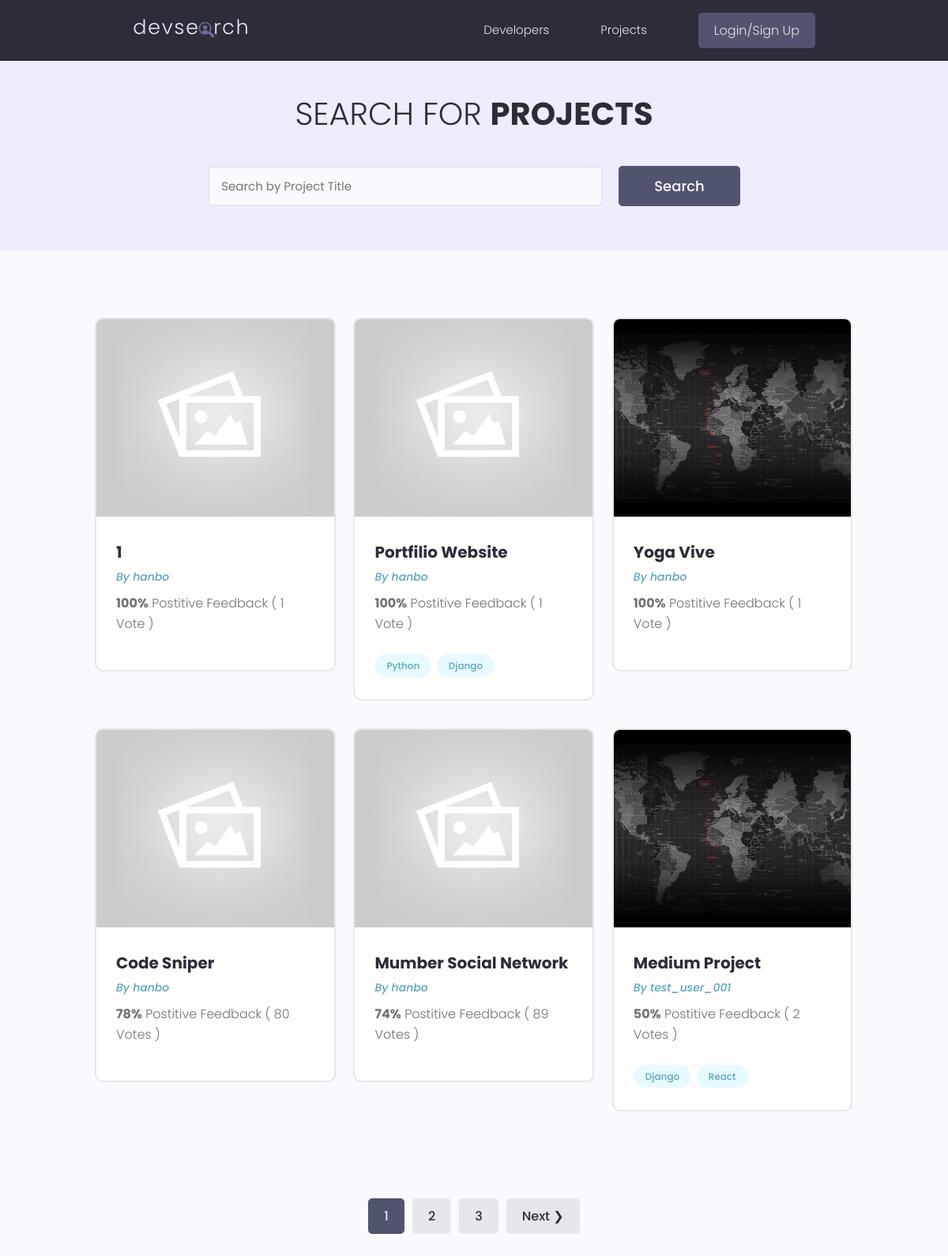
/projects/, run on the app's committed database.
### projects/models.py (models this page shows, shortened)
class Project(models.Model):
    owner = models.ForeignKey(Profile, null=True, blank=True, on_delete=models.CASCADE)
    title = models.CharField(max_length=200)
    description = models.TextField(null=True, blank=True)
    tags = models.ManyToManyField('Tag', blank=True)
    vote_total = models.IntegerField(default=0, null=True)
    vote_ratio = models.IntegerField(default=0, null=True)
    featured_image = models.ImageField(null=True, blank=True, default='default.jpg')
    demo_link = models.CharField(max_length=2000, null=True, blank=True)
    source_link = models.CharField(max_length=2000, null=True, blank=True)
    created = models.DateTimeField(auto_now_add=True)
    id = models.UUIDField(default=uuid.uuid4, unique=True,
                          primary_key=True, editable=True)
    class Meta:
        ordering = ['-vote_ratio', '-vote_total', 'title']

class Tag(models.Model):
    name = models.CharField(max_length=200)
    created = models.DateTimeField(auto_now_add=True),
    id = models.UUIDField(default=uuid.uuid4, unique=True, primary_key=True, editable=True)
    def __str__(self):
        return self.name

### users/models.py (models this page shows)
class Profile(models.Model):
    id = models.UUIDField(primary_key=True, editable=False,
                          unique=True, default=uuid.uuid4)
    user = models.OneToOneField(User, on_delete=models.CASCADE, null=True, blank=True)
    username = models.CharField(max_length=200, null=True, blank=True)
    name = models.CharField(max_length=200, blank=True, null=True)
    email = models.CharField(max_length=500, null=True, blank=True)
    location = models.CharField(max_length=500, null=True, blank=True)
    short_intro = models.CharField(max_length=200, null=True, blank=True)
    bio = models.TextField(null=True, blank=True)
    profile_image = models.ImageField(null=True, blank=True,
                                      default='profiles/user-default.png', upload_to='profiles/')
    social_github = models.CharField(max_length=200, null=True, blank=True)
    social_twitter = models.CharField(max_length=200, null=True, blank=True)
    social_linkedin = models.CharField(max_length=200, null=True, blank=True)
    social_youtube = models.CharField(max_length=200, null=True, blank=True)
    social_website = models.CharField(max_length=200, null=True, blank=True)
    created = models.DateTimeField(auto_now_add=True)
    def __str__(self):
        return str(self.user.username)
    class Meta:
        ordering = ['created']

### projects/views.py (the view)
# urls.py: path('projects/', views.getProjects),
def projects(request):
    search_query, projects = searchProjects(request)
    page_range, projects = paginateProjects(request, projects, pageSize=6)
    context = {'projects': projects, 'search_query': search_query, 'page_range': page_range}
    return render(request, 'projects/projects.html', context)

### projects/utils.py (called while the page is built)
def getPageRange(pageNo, num_pages):
    startIndex = int(pageNo) - 4
    if startIndex < 1:
        startIndex = 1
    endIndex = int(pageNo) + 5
    if endIndex > num_pages:
        endIndex = num_pages
    return range(startIndex, endIndex + 1)

def paginateProjects(request, projects, pageSize):
    pageNo = request.GET.get('pageNo')
    paginator = Paginator(projects, pageSize)
    try:
        projects = paginator.page(pageNo)
    except PageNotAnInteger:
        pageNo = 1
    except EmptyPage:
        pageNo = paginator.num_pages
    projects = paginator.page(pageNo)
    page_range = getPageRange(pageNo, paginator.num_pages)
    return page_range, projects

def searchProjects(request):
    search_params = ""
    if request.GET.get('search_query'):
        search_params = request.GET.get('search_query')
    tags = Tag.objects.filter(name__icontains=search_params)
    projects = Project.objects.distinct().filter(
        Q(title__icontains=search_params) |
        Q(description__icontains=search_params) |
        Q(owner__name__icontains=search_params) |
        Q(tags__in=tags)
    )
    return search_params, projects

### projects/templates/projects/projects.html (shortened to what this page needs)
{% extends 'main.html' %}
{% block content %}
<main class="projects">
    <section class="hero-section text-center">
      <div class="container container--narrow">
        <div class="hero-section__box">
          <h2>Search for <span>Projects</span></h2>
        </div>
            <div class="hero-section__search">
            <form id="searchForm" class="form" action="{% url 'projects' %}" method="get">
                <div class="form__field">
                <input class="input input--text" id="formInput#search" type="text" name="search_query"
                    value="{{search_query}}" placeholder="Search by Project Title" />
                </div>
                <input class="btn btn--sub btn--lg" type="submit" value="Search" />
            </form>
            </div>
      </div>
    </section>
    <section class="projectsList">
      <div class="container">
        <div class="grid grid--three">
            {% for project in projects %}
                <div class="column">
                    <div class="card project">
                    <a href="{% url 'project' project.id %}" class="project">
                        <img class="project__thumbnail" src="{{ project.featured_image.url }}" alt="project thumbnail" />
                        <div class="card__body">
                        <h3 class="project__title">{{project.title}}</h3>
                        <p><a class="project__author" href="{% url 'user-profile' project.owner.id %}">By {{project.owner}}</a></p>
                        <p class="project--rating">
                            <span style="font-weight: bold;">{{project.vote_ratio}}%</span>
                            Postitive Feedback
                            ( {{project.vote_total}} Vote{{project.vote_total|pluralize:"s"}}  )
                        </p>
                        <div class="project__tags">
                            {% for tag in project.tags.all %}
                                <span class="tag tag--pill tag--main">
                                <small>{{tag}}</small>
                                </span>
                            {% endfor %}
                        </div>
                        </div>
                    </a>
                    </div>
                </div>
            {% endfor %}
        </div>
      </div>
    </section>
    {% include 'pagination.html' with queryset=projects page_range=page_range %}
  </main>
{% endblock content %}

### templates/main.html (shortened to what this page needs)
<!DOCTYPE html>
{% load static %}
<html>
<head>
  <link rel="stylesheet" href="https://cdn.iconmonstr.com/1.3.0/css/iconmonstr-iconic-font.min.css" />
  <link rel="stylesheet" href="{% static 'uikit/styles/uikit.css' %}" />
  <link rel="stylesheet" href="{% static 'styles/app.css' %}" />
</head>
<body>
    {% include 'navbar.html' %}
    {% block content %}
    {% endblock content %}
</body>
</html>

### templates/navbar.html (shortened to what this page needs)
{% load static %}
<header class="header">
<div class="container container--narrow">
    <a href="{% url 'profiles' %}" class="header__logo">
    <img src="{% static 'images/logo.svg' %}" alt="DevSearch Logo" />
    </a>
    <nav class="header__nav">
    <ul class="header__menu">
        <li class="header__menuItem"><a href="{% url 'profiles' %}">Developers</a></li>
        <li class="header__menuItem"><a href="{% url 'projects' %}">Projects</a></li>
        {% if request.user.is_authenticated %}
            <li class="header__menuItem"><a href="{% url 'inbox' %}">Inbox</a></li>
            <li class="header__menuItem"><a href="{% url 'account' %}" class="btn btn--sub">Account</a></li>
            <li class="header__menuItem"><a href="{% url 'logout' %}" class="btn btn--sub">Logout</a></li>
        {% else %}
            <li class="header__menuItem"><a href="{% url 'login' %}" class="btn btn--sub">Login/Sign Up</a></li>
        {% endif %}
    </ul>
    </nav>
</div>
</header>

### templates/pagination.html (shortened to what this page needs)
{% if queryset.has_other_pages %}
    <div class="pagination">
      <ul class="container">
        {% for page in page_range %}
          {% if page == queryset.number %}
            <li><a href="?pageNo={{page}}" class="btn page-link btn--sub" data-page2="{{page}}">{{page}}</a></li>
          {% else %}
            <li><a href="?pageNo={{page}}" class="btn page-link" data-page2="{{page}}">{{page}}</a></li>
          {% endif %}
        {% endfor %}
        {% if queryset.has_next %}
          <li><a href="?pageNo={{queryset.next_page_number}}" class="btn page-link"
                  data-page2="{{queryset.next_page_number}}">Next &#10095;</a></li>
        {% endif %}
      </ul>
    </div>
{% endif %}

### static/styles/app.css (style rules this page uses)
:root { --color-sub: #2d2d39; }
.btn--sub { background-color: var(--color-sub-light); }
.card { border: 2px solid var(--color-light); }
img { width: 100%; }
.header { position: sticky; z-index: 111; background-color: var(--color-sub); padding: 1.5rem 0; }
.header > .container { display: flex; justify-content: space-between; align-items: center; }
.header__logo > img { height: 3.8rem; }
.header__nav > ul { display: inline-flex; align-items: center; list-style: none; gap: 6.5rem; }
.header__menuItem > a { color: var(--color-light); font-weight: 300; }
.hero-section { height: 40vh; display: flex; align-items: center; background-color: var(--color-sub); }
.hero-section__box { margin-bottom: 4rem; }
.hero-section__box > h2, .hero-section__box > h2 > span { font-size: 4rem; color: var(--color-light); line-height: 1.3; text-transform: uppercase; }
.hero-section__box > h2 { font-weight: 300; }
.hero-section__box > h2 > span { font-weight: 700; }
.hero-section__search > .form { display: flex; align-items: center; justify-content: center; gap: 2rem; }
.hero-section__search > .form input.input--text { width: 50rem; }
.pagination { margin-top: 8rem; margin-bottom: 10rem; }
.pagination > ul { flex-wrap: wrap; list-style: none; display: flex; align-items: center; justify-content: center; gap: 1rem; }
.pagination .btn { color: var(--color-sub); }
.pagination .btn.btn--sub { color: var(--color-light); }
.project__author { font-size: 1.4rem; font-style: italic; }
.project--rating { margin-bottom: 1.6em; margin-top: .5em; }
.projects > .hero-section { background: var(--color-sub-lighter); height: 30vh; }
.projects .hero-section__box { margin-bottom: 2.5rem; }
.projects .hero-section__box > h2 { color: var(--color-sub); }
.projects .hero-section__box > h2 > span { font-weight: 700; color: var(--color-sub); }
.projectsList { margin-top: 8rem; }
.project__thumbnail { height: 25rem; object-fit: cover; object-position: top center; }
.project__title { font-size: 2rem; font-weight: 700; color: var(--color-sub); }

### static/uikit/styles/modules/_variables.css (style rules this page uses)
:root { --color-main: #5aa5b9; --color-main-light: #e6faff; --color-sub: #3f4156; --color-sub-light: #51546e; --color-sub-lighter: #ededfd; --color-text: #737373; --color-gray: #8b8b8b; --color-light: #e5e7eb; --color-light-gray: #767676; --color-bg: #f8fafd; --color-white: #fffefd; --color-white-light: #f3f3f3; --color-success: #359e64; --color-success-bg: #def8e8; --color-error: #fc4b0b; --color-error-bg: #fff2ee; --font-base: 'Poppins', arial, helvetica, 'Segoe UI', roboto, ubuntu, sans-serif; --font-monospace: 'Fira Code', 'Courier New', courier, monospace; --font-regular: 300; --font-medium: 500; --font-bold: 700; --generic-shadow: 1px 1px 5px #00000010; --generic-transition: all 0.3s ease-in-out; }

### static/uikit/styles/modules/_base.css (style rules this page uses)
* { margin: 0; padding: 0; box-sizing: border-box; text-rendering: optimizeLegibility; color: inherit; font-size: inherit; }
html { font-size: 50%; }
@media only screen and (min-width: 480px) { html { font-size: 56.25%; } }
@media only screen and (min-width: 1200px) { html { font-size: 62.5%; } }
body { line-height: 1.6; font-weight: 400; font-size: 1.5rem; color: var(--color-text); background-color: var(--color-bg); min-height: 100vh; }

### static/uikit/styles/modules/_typography.css (style rules this page uses)
* { font-family: var(--font-base); }
h2 { font-size: 3.6rem; font-weight: var(--font-bold); }
h3 { font-size: 3.2rem; font-weight: var(--font-medium); }
p, span, strong { font-size: 1.6rem; color: var(--color-text); font-weight: var(--font-regular); }
a { padding-bottom: 2px; text-decoration: none; display: inline-block; color: var(--color-main); font-weight: var(--font-medium); }

### static/uikit/styles/modules/_utilities.css (style rules this page uses)
.container { width: 92%; max-width: 165rem; margin: 0 auto; box-sizing: border-box; }
.container--narrow { width: 92%; max-width: 120rem; }
@media screen and (min-width: 1000px) { .container { width: 90%; } }
@media screen and (min-width: 1000px) { .container--narrow { width: 85%; } }
@media screen and (min-width: 1200px) { .container { width: 80%; } }
@media screen and (min-width: 1200px) { .container--narrow { width: 72%; } }
.text-center { text-align: center; }

### static/uikit/styles/modules/_card.css (style rules this page uses)
.card { border-radius: 1rem; background-color: var(--color-white); border: 1.5px solid var(--color-light); width: auto; height: auto; margin-top: 0.5rem; margin-bottom: 0.5rem; overflow: hidden; }
.card__body, .card__header { padding: 2rem 2.5rem; }

### data on the page
Project: featured_image (placeholder picture), title "1", owner "hanbo", vote_ratio "100", vote_total "1"
Project: featured_image (placeholder picture), title "Portfilio Website", owner "hanbo", vote_ratio "100", vote_total "1"
Tag: name "Python"
Tag: name "Django"
Project: featured_image (picture), title "Yoga Vive", owner "hanbo", vote_ratio "100", vote_total "1"
Project: featured_image (placeholder picture), title "Code Sniper", owner "hanbo", vote_ratio "78", vote_total "80"
Project: featured_image (placeholder picture), title "Mumber Social Network", owner "hanbo", vote_ratio "74", vote_total "89"
Project: featured_image (picture), title "Medium Project", owner "test_user_001", vote_ratio "50", vote_total "2"
Tag: name "React"

### other printed values
{{ page }} "1"
{{ page }} "2" "3"
